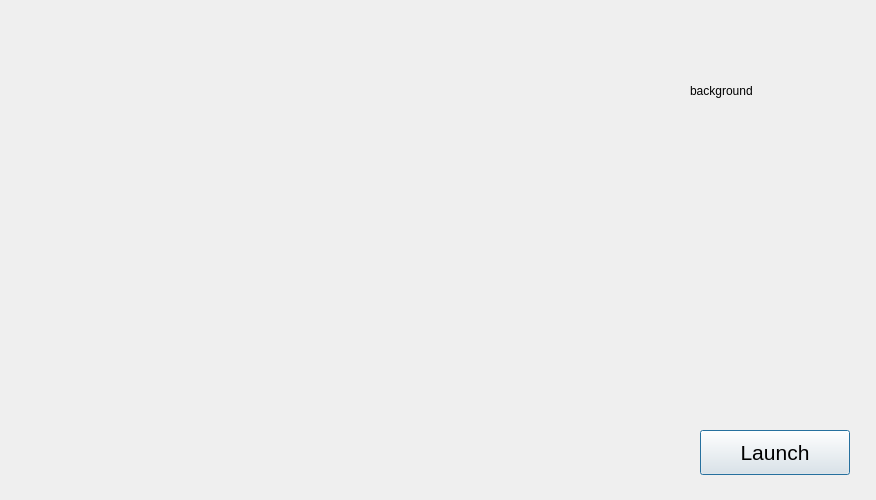
<?xml version="1.0" encoding="UTF-8"?>
<ui version="4.0">
 <class>MainWindow</class>
 <widget class="QMainWindow" name="MainWindow">
  <property name="geometry">
   <rect>
    <x>0</x>
    <y>0</y>
    <width>876</width>
    <height>500</height>
   </rect>
  </property>
  <property name="minimumSize">
   <size>
    <width>0</width>
    <height>0</height>
   </size>
  </property>
  <property name="maximumSize">
   <size>
    <width>99999</width>
    <height>99999</height>
   </size>
  </property>
  <property name="windowTitle">
   <string>MainWindow</string>
  </property>
  <widget class="QWidget" name="centralwidget">
   <widget class="QLabel" name="backGroundLabel">
    <property name="geometry">
     <rect>
      <x>690</x>
      <y>50</y>
      <width>111</width>
      <height>81</height>
     </rect>
    </property>
    <property name="text">
     <string>background</string>
    </property>
   </widget>
   <widget class="QPushButton" name="launchButton">
    <property name="enabled">
     <bool>true</bool>
    </property>
    <property name="geometry">
     <rect>
      <x>700</x>
      <y>430</y>
      <width>150</width>
      <height>45</height>
     </rect>
    </property>
    <property name="sizePolicy">
     <sizepolicy hsizetype="Fixed" vsizetype="Fixed">
      <horstretch>0</horstretch>
      <verstretch>0</verstretch>
     </sizepolicy>
    </property>
    <property name="minimumSize">
     <size>
      <width>150</width>
      <height>45</height>
     </size>
    </property>
    <property name="font">
     <font>
      <family>Arial</family>
      <pointsize>16</pointsize>
     </font>
    </property>
    <property name="acceptDrops">
     <bool>false</bool>
    </property>
    <property name="text">
     <string>Launch</string>
    </property>
    <property name="autoDefault">
     <bool>true</bool>
    </property>
    <property name="default">
     <bool>true</bool>
    </property>
   </widget>
   <zorder>launchButton</zorder>
   <zorder>backGroundLabel</zorder>
  </widget>
 </widget>
 <resources/>
 <connections/>
</ui>
